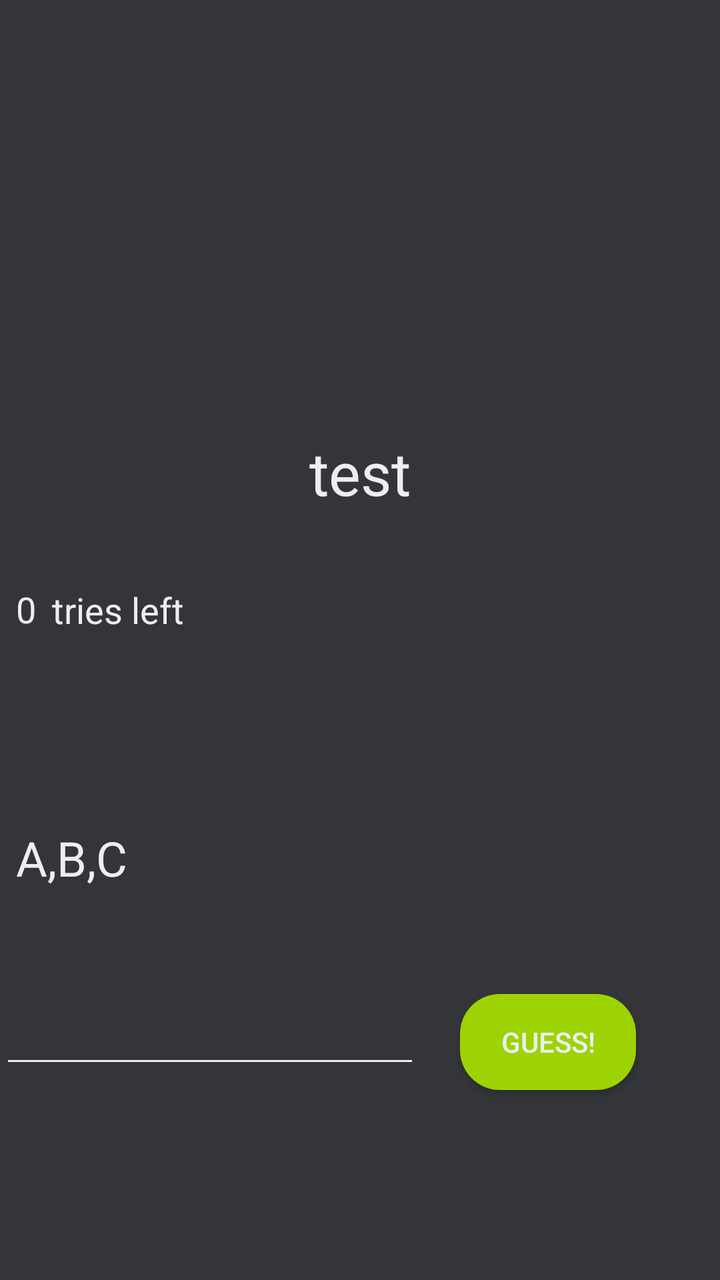
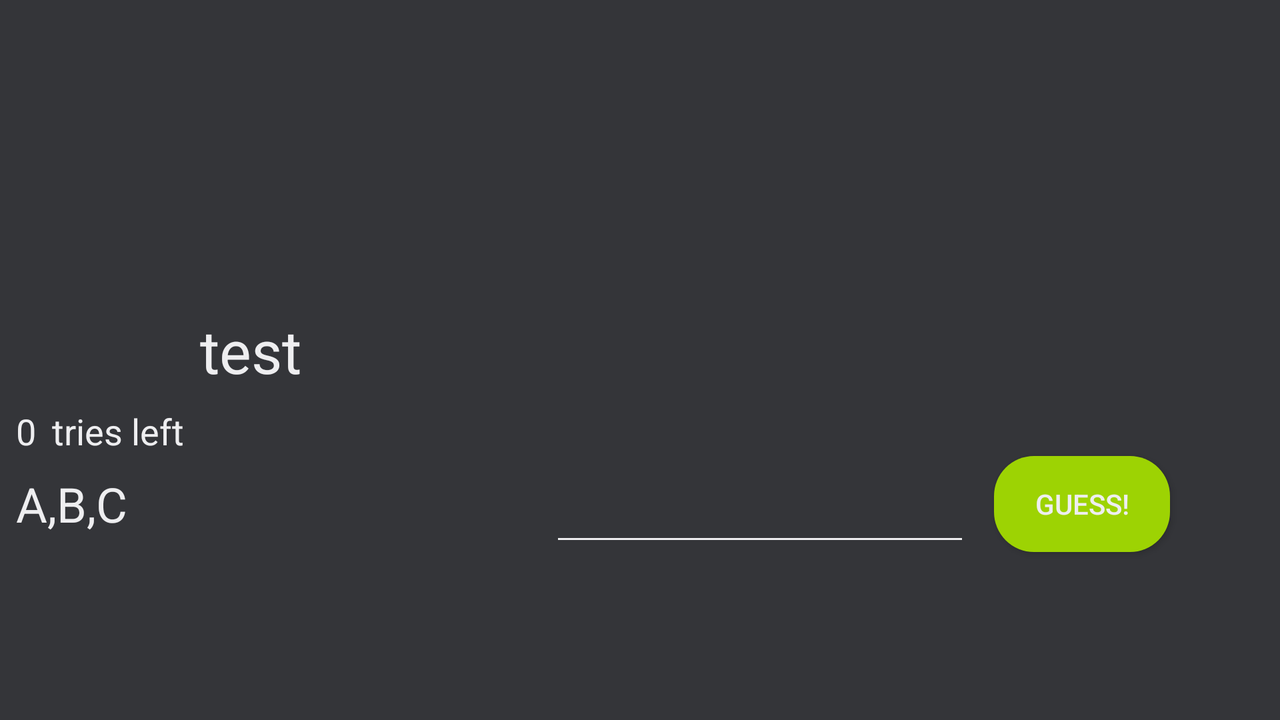

The same Android screen from two of the app's own layout files: first res/layout/ as a phone draws it, then the repository's variant for another configuration, drawn on a device whose configuration selects that folder. Both files follow.
<!-- AndroidManifest.xml: application theme AppTheme -->
<!-- res/layout/fragment_game_fragment.xml -->
<?xml version="1.0" encoding="utf-8"?>
<FrameLayout xmlns:android="http://schemas.android.com/apk/res/android"
    android:id="@+id/constraint"
    xmlns:tools="http://schemas.android.com/tools"
    android:layout_width="match_parent"
    android:layout_height="match_parent"
    xmlns:app="http://schemas.android.com/apk/res-auto"
    tools:context=".game_fragment">

    <android.support.constraint.ConstraintLayout
        android:layout_width="match_parent"
        android:layout_height="match_parent">

        <ImageView
            android:id="@+id/hangmanImage"
            android:layout_width="200dp"
            android:layout_height="200dp"
            android:layout_marginStart="8dp"
            android:layout_marginTop="8dp"
            android:layout_marginEnd="8dp"
            android:contentDescription="@string/hangmanimage"
            app:layout_constraintEnd_toEndOf="parent"
            app:layout_constraintStart_toStartOf="parent"
            app:layout_constraintTop_toTopOf="parent"
            tools:srcCompat="@tools:sample/avatars[5]" />

        <TextView
            android:id="@+id/displayWord"
            android:layout_width="wrap_content"
            android:layout_height="wrap_content"
            android:layout_marginStart="8dp"
            android:layout_marginTop="8dp"
            android:layout_marginEnd="8dp"
            android:textSize="30sp"
            app:layout_constraintEnd_toEndOf="parent"
            app:layout_constraintStart_toStartOf="parent"
            app:layout_constraintTop_toBottomOf="@+id/hangmanImage"
            tools:text="test" />

        <TextView
            android:id="@+id/trysLeft"
            android:layout_width="wrap_content"
            android:layout_height="wrap_content"
            android:layout_marginStart="8dp"
            android:layout_marginTop="36dp"
            android:textSize="18sp"
            app:layout_constraintStart_toStartOf="parent"
            app:layout_constraintTop_toBottomOf="@+id/displayWord"
            tools:text="0" />

        <TextView
            android:id="@+id/textView"
            android:layout_width="wrap_content"
            android:layout_height="wrap_content"
            android:layout_marginStart="8dp"
            android:layout_marginTop="8dp"
            android:layout_marginBottom="8dp"
            android:text="@string/tries_left"
            android:textSize="18sp"
            app:layout_constraintBottom_toTopOf="@+id/wrongLetters"
            app:layout_constraintStart_toEndOf="@+id/trysLeft"
            app:layout_constraintTop_toBottomOf="@+id/displayWord"
            app:layout_constraintVertical_bias="0.243" />

        <TextView
            android:id="@+id/wrongLetters"
            android:layout_width="wrap_content"
            android:layout_height="wrap_content"
            android:layout_marginStart="8dp"
            android:layout_marginTop="96dp"
            android:textSize="24sp"
            app:layout_constraintStart_toStartOf="parent"
            app:layout_constraintTop_toBottomOf="@+id/trysLeft"
            tools:text="A,B,C" />

        <EditText
            android:id="@+id/guessText"
            android:layout_width="wrap_content"
            android:layout_height="42dp"
            android:layout_marginTop="52dp"
            android:backgroundTint="@color/text"
            android:ems="10"
            android:inputType="textPersonName"
            android:textColor="@color/text"
            app:layout_constraintStart_toStartOf="parent"
            app:layout_constraintTop_toBottomOf="@+id/wrongLetters" />

        <Button
            android:id="@+id/guessButton"
            android:layout_width="wrap_content"
            android:layout_height="wrap_content"
            android:layout_marginStart="8dp"
            android:layout_marginTop="52dp"
            android:layout_marginEnd="8dp"
            android:background="@drawable/button_bakground"
            android:textColor="#EEEEF0"
            android:text="@string/guess"
            app:layout_constraintEnd_toEndOf="parent"
            app:layout_constraintHorizontal_bias="0.261"
            app:layout_constraintStart_toEndOf="@+id/guessText"
            app:layout_constraintTop_toBottomOf="@+id/wrongLetters" />

    </android.support.constraint.ConstraintLayout>

</FrameLayout>
<!-- resources referenced by this layout -->
<resources>
  <color name="text">#EEEEF0</color>
  <!-- drawable button_bakground (drawable) -->
  <shape xmlns:android="http://schemas.android.com/apk/res/android"
      android:shape="rectangle">
      <solid android:color="@color/buttonColor" />
      <corners android:radius="20dp" />
  </shape>
  <string name="guess">Guess!</string>
  <string name="hangmanimage">hangmanImage</string>
  <string name="tries_left">tries left</string>
  <style name="AppTheme" parent="Theme.AppCompat.Light.NoActionBar">
          <item name="colorPrimary">@color/colorPrimary</item>
          <item name="colorPrimaryDark">@color/colorPrimaryDark</item>
          <item name="colorAccent">@color/colorAccent</item>
          <item name="android:colorBackground">@color/backgroundColor</item>
          <item name="android:textColor">@color/text</item>
          <item name="android:title">@color/text</item>
          <item name="colorButtonNormal">@color/buttonColor</item>
          <item name="android:homeAsUpIndicator">@drawable/ic_back</item>
      </style>
  <color name="buttonColor">#9DD303</color>
  <color name="colorPrimary">#343539</color>
  <color name="colorPrimaryDark">#343539</color>
  <color name="colorAccent">#9DD303</color>
  <color name="backgroundColor">#343539</color>
  <!-- drawable ic_back (drawable) -->
  <vector android:height="24dp" android:tint="@color/colorAccent"
      android:viewportHeight="24.0" android:viewportWidth="24.0"
      android:width="24dp" xmlns:android="http://schemas.android.com/apk/res/android">
      <path android:fillColor="#FF000000" android:pathData="M15.41,16.09l-4.58,-4.59 4.58,-4.59L14,5.5l-6,6 6,6z"/>
  </vector>
</resources>
<!-- res/layout-land/fragment_game_fragment.xml (the repository's variant of the layout above) -->
<!-- drawn on the phone turned sideways -->
<?xml version="1.0" encoding="utf-8"?>
<FrameLayout xmlns:android="http://schemas.android.com/apk/res/android"
    android:id="@+id/constraint"
    xmlns:tools="http://schemas.android.com/tools"
    android:layout_width="match_parent"
    android:layout_height="match_parent"
    xmlns:app="http://schemas.android.com/apk/res-auto"
    tools:context=".game_fragment">

    <android.support.constraint.ConstraintLayout
        android:layout_width="match_parent"
        android:layout_height="match_parent">

        <ImageView
            android:id="@+id/hangmanImage"
            android:layout_width="267dp"
            android:layout_height="131dp"
            android:layout_marginStart="8dp"
            android:layout_marginTop="8dp"
            android:contentDescription="@string/hangmanimage"
            app:layout_constraintStart_toStartOf="parent"
            app:layout_constraintTop_toTopOf="parent"
            tools:srcCompat="@tools:sample/avatars[5]" />

        <TextView
            android:id="@+id/displayWord"
            android:layout_width="wrap_content"
            android:layout_height="wrap_content"
            android:layout_marginStart="100dp"
            android:layout_marginTop="16dp"
            android:textSize="30sp"
            app:layout_constraintStart_toStartOf="parent"
            app:layout_constraintTop_toBottomOf="@+id/hangmanImage"
            tools:text="test" />

        <TextView
            android:id="@+id/trysLeft"
            android:layout_width="wrap_content"
            android:layout_height="wrap_content"
            android:layout_marginStart="8dp"
            android:layout_marginTop="8dp"
            android:textSize="18sp"
            app:layout_constraintStart_toStartOf="parent"
            app:layout_constraintTop_toBottomOf="@+id/displayWord"
            tools:text="0" />

        <TextView
            android:id="@+id/textView"
            android:layout_width="wrap_content"
            android:layout_height="wrap_content"
            android:layout_marginStart="8dp"
            android:layout_marginTop="8dp"
            android:text="@string/tries_left"
            android:textSize="18sp"
            app:layout_constraintStart_toEndOf="@+id/trysLeft"
            app:layout_constraintTop_toBottomOf="@+id/displayWord" />

        <TextView
            android:id="@+id/wrongLetters"
            android:layout_width="wrap_content"
            android:layout_height="wrap_content"
            android:layout_marginStart="8dp"
            android:layout_marginTop="8dp"
            android:textSize="24sp"
            app:layout_constraintStart_toStartOf="parent"
            app:layout_constraintTop_toBottomOf="@+id/textView"
            tools:text="A,B,C" />

        <EditText
            android:id="@+id/guessText"
            android:layout_width="wrap_content"
            android:layout_height="42dp"
            android:layout_marginTop="236dp"
            android:backgroundTint="@color/text"
            android:ems="10"
            android:inputType="textPersonName"
            android:textColor="@color/text"
            app:layout_constraintStart_toEndOf="@+id/hangmanImage"
            app:layout_constraintTop_toTopOf="parent" />

        <Button
            android:id="@+id/guessButton"
            android:layout_width="wrap_content"
            android:layout_height="wrap_content"
            android:layout_marginStart="12dp"
            android:layout_marginTop="228dp"
            android:background="@drawable/button_bakground"
            android:textColor="#EEEEF0"
            android:text="@string/guess"
            app:layout_constraintStart_toEndOf="@+id/guessText"
            app:layout_constraintTop_toTopOf="parent" />

    </android.support.constraint.ConstraintLayout>

</FrameLayout>
